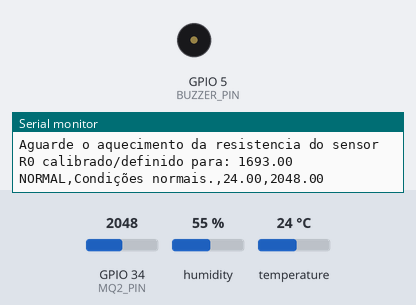
A sketch run on a simulated ESP32. On the bench: buzzer (waves = sounding), the last lines printed to the serial monitor. The test bench sets the inputs (shaded band); at power-on: GPIO 34 (MQ2_PIN) = 2048, temperature 24 °C, humidity 55 %. WiFi joins after 1.5 s; servers stay silent unless stated; uploads are accepted with an empty reply; the local clock reads 2024-03-15 10:24:30 at power-on unless the sketch sets it.

Above: at 12.9 s.
13.0 s: GPIO 34 (MQ2_PIN) set to 2119
21.3 s: GPIO 34 (MQ2_PIN) set to 2191
At 25.0 s:
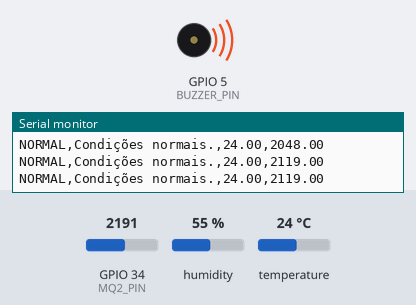
27.3 s: temperature set to 41 °C
33.3 s: temperature set to 12 °C
36.8 s: GPIO 34 (MQ2_PIN) set to 2314
40.3 s: GPIO 34 (MQ2_PIN) set to 2431
Timing chart, 0 to 49.6 s (numbered marks = the images above; inputs shaded):
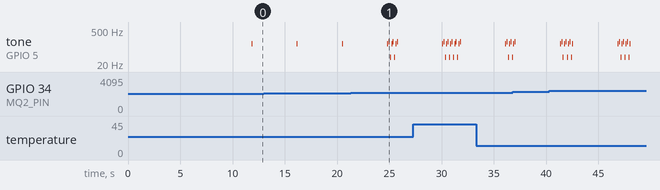

Measured:
- the behaviour switches between 2152 and 2153 on GPIO 34 (MQ2_PIN) (found by bisection; images 0 and 1)
- by itself, tone on GPIO 5 (BUZZER_PIN): plays 139 Hz for 0.04 s, 166 Hz for 0.04 s, 38 Hz for 0.04 s, 139 Hz for 0.04 s, 166 Hz for 0.04 s, 38 Hz for 0.04 s … (20 notes in this stretch)

The sketch:

ESP32_NTP_Example.ino
```cpp
// Learn about the ESP32 WiFi simulation in
// https://docs.wokwi.com/guides/esp32-wifi
#include <DHT.h>
#include <WiFi.h>
#include <WiFiClient.h>
#include <WebServer.h>
#include <uri/UriBraces.h>
#include <Wire.h>
#include <MQUnifiedsensor.h>


//módulos para webservice
#include <HTTPClient.h>
#include <ArduinoJson.h>
#include <string>


#define NTP_SERVER     "pool.ntp.org"
#define UTC_OFFSET     0
#define UTC_OFFSET_DST 0

#define dhtPino 14 // Pino do sensor DHT22
#define DHT_TIPO DHT22

// Define o pino analógico onde o sensor MQ-2 está conectado
const int MQ2_PIN = 34;

//Parametros para a calibraão do MQ22
#define PLACA "ESP32"
#define VOLTAGE_RESOLUTION 5.0
#define ADC_BIT_RESOLUTION 12
#define PIN_MQ2 A0
#define TIPO_SENSOR "MQ-2"
#define RESISTENCIA_CARGA 5.0

// Seus limiares calibrados para o Wokwi
const int LIMIAR_FUMACA_INICIAL = 2153;// 3 no sensor
const int LIMIAR_FUMACA_LEVE = 2383; // 6 no sensor de fumaça
const int LIMIAR_FUMACA_MODERADA = 2585; // 10 no sensor de fumaça
const int LIMIAR_FUMACA_DENSA = 2900; // limiar entre 23 e 24 no sensor de fumaça

const int BUZZER_PIN = 5;

//Inicia sensor DHT22
DHT dht(dhtPino, DHT22);

MQUnifiedsensor MQ2(PLACA, VOLTAGE_RESOLUTION, ADC_BIT_RESOLUTION, PIN_MQ2, TIPO_SENSOR);

//método http para passar dados dos sensores no web-service
HTTPClient http;

// --- Limiares de Temperatura e Umidade (Exemplos - AJUSTE!) ---
const float TEMP_ALTA_CRITICA = 50.0;       // Temperatura crítica em °C
const float TEMP_ELEVADA_ATENCAO = 38.0;    // Temperatura elevada em °C
const float AUMENTO_RAPIDO_TEMP = 5.0;      // Aumento de X °C para considerar rápido
const float UMIDADE_BAIXA_CRITICA = 20.0;   // Umidade crítica em %

// --- Variáveis para controle de tempo e leituras anteriores ---
float temperaturaAnterior = -100; // Inicializa com um valor improvável
unsigned long tempoLeituraAnterior = 0;
const unsigned long INTERVALO_VERIF_AUMENTO_TEMP = 60000; // Verificar aumento a cada 1 minuto (60000 ms)


void setup() {
  Serial.begin(115200);
  while (!Serial) delay(10);


  WiFi.begin("Wokwi-GUEST", "", 6);
  while (WiFi.status() != WL_CONNECTED) {
    delay(250);
  }

  dht.begin();
  float temperatura = dht.readTemperature();
  float umidade = dht.readHumidity();

  if (isnan(temperatura) || isnan(umidade)) {
    Serial.println("Erro ao ler do sensor DHT!");
  } else {
    Serial.println("Sensor DHT22 inicializado.");
    temperaturaAnterior = temperatura; // Define a primeira leitura como anterior
  }

  Serial.println("Atualizando Hora");
  configTime(UTC_OFFSET, UTC_OFFSET_DST, NTP_SERVER);

  Wire.begin(21, 22);

  Serial.println("Aguarde o aquecimento da resistencia do sensor");
  MQ2.setRL(RESISTENCIA_CARGA);
  delay(10000); //Aquecimento da resistencia

  float r0_calculado = 1693.0; //coresponde ao valor de 1ppm
   MQ2.setR0(r0_calculado);
   MQ2.setRegressionMethod(1); // método de regressão linear
   MQ2.init();
  Serial.print("R0 calibrado/definido para: ");
  Serial.println(MQ2.getR0());

  delay(250);
  pinMode(BUZZER_PIN, OUTPUT);
  digitalWrite(BUZZER_PIN, LOW);
}

void loop() {
  int valorMQ2 = analogRead(MQ2_PIN);
  float temperatura = dht.readTemperature();
  float umidade = dht.readHumidity();
  // Verifica se houve erro na leitura do DHT22
  if (isnan(temperatura) || isnan(umidade)) {
    Serial.print("Falha ao ler temperatura ");
    delay(2000);
    return;
  }

  checkFire(valorMQ2, temperatura, umidade);

}

void checkFire(int valorMQ2, float temperatura, float umidade){
   // --- Lógica de Detecção de Aumento Rápido de Temperatura ---
  bool houveAumentoRapidoTemp = false;
  if (millis() - tempoLeituraAnterior > INTERVALO_VERIF_AUMENTO_TEMP) {
    if (temperaturaAnterior > -99) { // Verifica se temperaturaAnterior é válida
        if ((temperatura - temperaturaAnterior) >= AUMENTO_RAPIDO_TEMP) {
            houveAumentoRapidoTemp = true;
        }
    }
    temperaturaAnterior = temperatura; // Atualiza a temperatura anterior
    tempoLeituraAnterior = millis();   // Atualiza o tempo da última verificação
  }

  // --- Impressão dos Dados (para debugging no Wokwi) ---
 /* Serial.print("MQ2: "); Serial.print(valorMQ2);
  Serial.print(" | Temp: "); Serial.print(temperatura); Serial.print("°C");
  Serial.print(" | Umid: "); Serial.print(umidade); Serial.print("%");
  if (houveAumentoRapidoTemp) Serial.println(" | AUMENTO RÁPIDO DE TEMP!");
  Serial.println("");*/

  // --- Lógica de Alerta Combinado ---
  bool alertaFumacaDensa = (valorMQ2 >= LIMIAR_FUMACA_DENSA);
  bool alertaFumacaModerada = (valorMQ2 >= LIMIAR_FUMACA_MODERADA);
  bool alertaFumacaLeve = (valorMQ2 >= LIMIAR_FUMACA_LEVE);
  bool alertaFumacaInicial = (valorMQ2 >= LIMIAR_FUMACA_INICIAL);

  bool tempCritica = (temperatura >= TEMP_ALTA_CRITICA);
  bool tempElevada = (temperatura >= TEMP_ELEVADA_ATENCAO);


  char* mensagem;
  char* status;
  // Nível de Alerta Máximo
  if ( (alertaFumacaModerada || alertaFumacaDensa) && (tempCritica || houveAumentoRapidoTemp) ) {
    mensagem = "ALERTA MÁXIMO: Fogo altamente provável (Fumaça + Temp Alta/Rápida)!";
    status =  "ALERTA_MAXIMO";
    bip_alarme_ativo(25, 6, 100);
  }
  // Nível de Alerta Alto
  else if ( (alertaFumacaLeve || alertaFumacaModerada) && tempElevada ) {
    mensagem = "ALERTA ALTO: Possível fogo (Fumaça + Temp Elevada)!";
    status =  "ALERTA_ALTO";
    bip_alarme_ativo(22, 6, 100);
  }
  else if ( alertaFumacaDensa ) { // Muita fumaça, mesmo sem confirmação de temp ainda
    mensagem = "ALERTA ALTO: Fumaça Densa Detectada!";
    status =  "ALERTA_ALTO";
    bip_alarme_ativo(17, 6, 100);
  }
  // Nível de Atenção
  else if ( alertaFumacaInicial && (tempElevada || houveAumentoRapidoTemp) ) {
    mensagem = "ATENÇÃO: Condições suspeitas (Fumaça inicial + Temp Elevada/Rápida).";
    status =  "ATENCAO";
    bip_alarme_ativo(14, 6, 100);
  }
  else if ( alertaFumacaLeve ) { // Apenas fumaça leve, monitorar
    mensagem = "INFO: Fumaça Leve detectada, monitorando temperatura.";
    status =  "ATENCAO";
    bip_alarme_ativo(10, 6, 100);
  }
  else if ( alertaFumacaInicial ) { // Apenas traços iniciais, monitorar
    mensagem = "INFO: Traços iniciais de fumaça detectados.";
    status =  "ATENCAO";
    bip_alarme_ativo(8, 6, 100);
  }
  // Condições apenas de temperatura (pode ser útil para outros fins, ou indicar problema no sensor de fumaça)
  else if (tempCritica || houveAumentoRapidoTemp) {
    mensagem = "AVISO: Temperatura crítica ou aumento rápido detectado SEM fumaça significativa.";
    status =  "ATENCAO";
    bip_alarme_ativo(5, 6, 100);
  }
  else {
    mensagem = "Condições normais.";
    status =  "NORMAL";
    bip_alarme_ativo(1, 6, 100);
  }
  //Serial.println(mensagem);
  callWs(status, mensagem,temperatura, valorMQ2);
  delay(4000);
}


void callWs(char* status, char* mensagem, float temperatura, float valorMQ2 ){
  //link do webservice
  http.begin("https://fiaporacledb-24a39db8f9c4.herokuapp.com/fiap/globalSolution");
  http.addHeader("Content-Type", "application/json");

  //formar arquivo json
  StaticJsonDocument<1024> doc;
  doc["status"] = status;
  doc["mensagem"] = mensagem;
  doc["temperatura"] = temperatura;
  doc["valorMQ2"] = valorMQ2;
  doc["id_sensor"] = 1;

  String httpRequestData;
  serializeJson(doc, httpRequestData);
  Serial.print(status);
  Serial.print(",");
  Serial.print(mensagem);
  Serial.print(",");
  Serial.print(temperatura);
  Serial.print(",");
  Serial.print(valorMQ2);
  Serial.println("");
  int httpResponseCode = http.POST(httpRequestData);
  if (httpResponseCode > 0) {
    String payload = http.getString();
  } else {
    Serial.printf("Falha na requisição HTTP, erro: %s\n", http.errorToString(httpResponseCode).c_str());
  }
}

void ligar_buzzer_ativo() {
  digitalWrite(BUZZER_PIN, HIGH); // Liga o buzzer
}

void desligar_buzzer_ativo() {
  digitalWrite(BUZZER_PIN, LOW); // Desliga o buzzer
}


void bip_alarme_ativo(int numero_bipes, int duracao_bipe, int intervalo_bipe) {
  for (int i = 0; i < numero_bipes; i++) {
    for (int j = 0; j < 5; j++) {
      ligar_buzzer_ativo();
      delay(duracao_bipe);
      desligar_buzzer_ativo();
    }
    delay(intervalo_bipe);
  }
}
```
